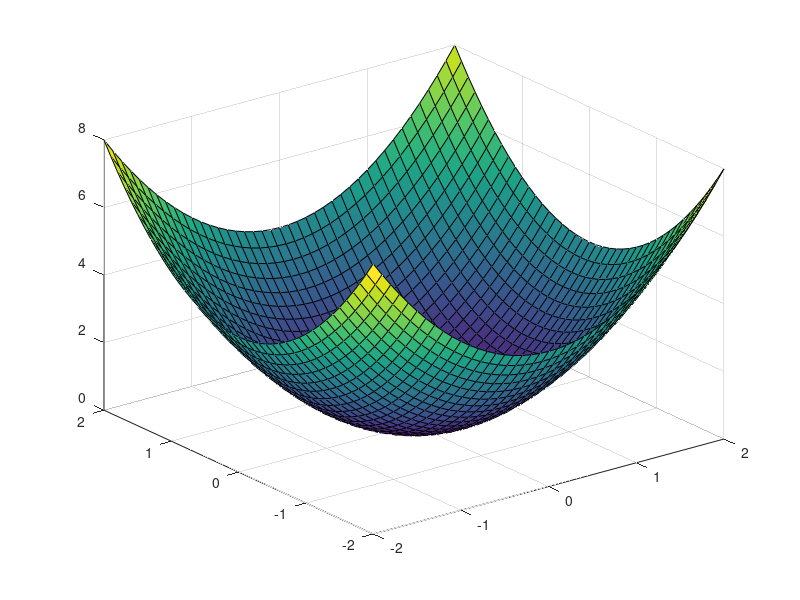
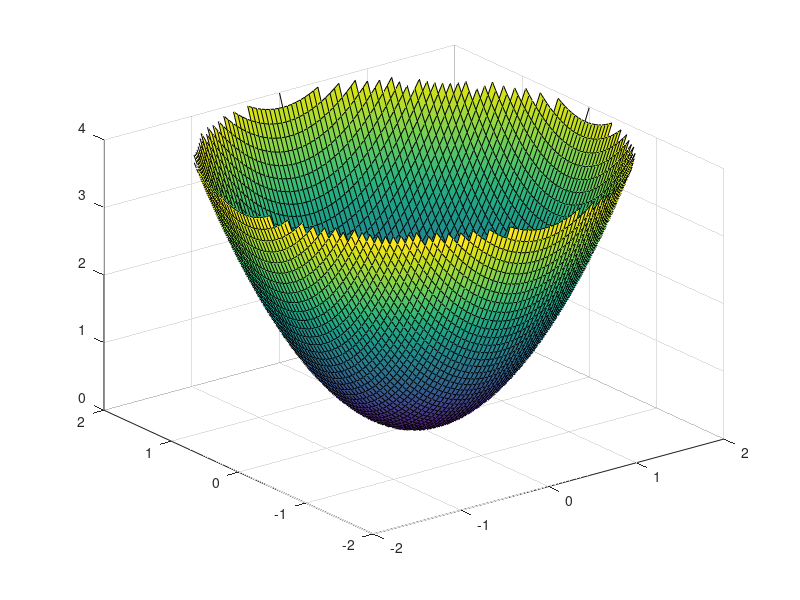
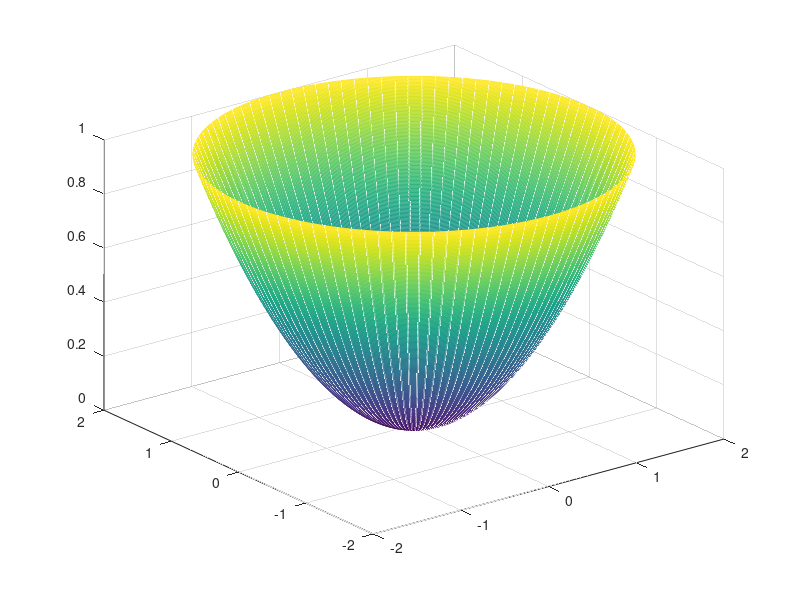

These charts were generated, in order, by the following MATLAB code:
x=-2:0.1:2;
y=x;
[xb,yb]=meshgrid(x,y);
zb=xb.^2+yb.^2;
figure(1);
surf(xb,yb,zb);
x=-2:0.05:2;
y=x;
[xb,yb]=meshgrid(x,y);
zb=xb.^2+yb.^2;
xx=find(xb.^2+yb.^2>4);
zb(xx)=NaN;
figure(2);
surf(xb,yb,zb);
z=0:0.01:4;
y=sqrt(z);
n=100;
[xb,yb,zb]=cylinder(y,n);
figure(3);
mesh(xb,yb,zb);
